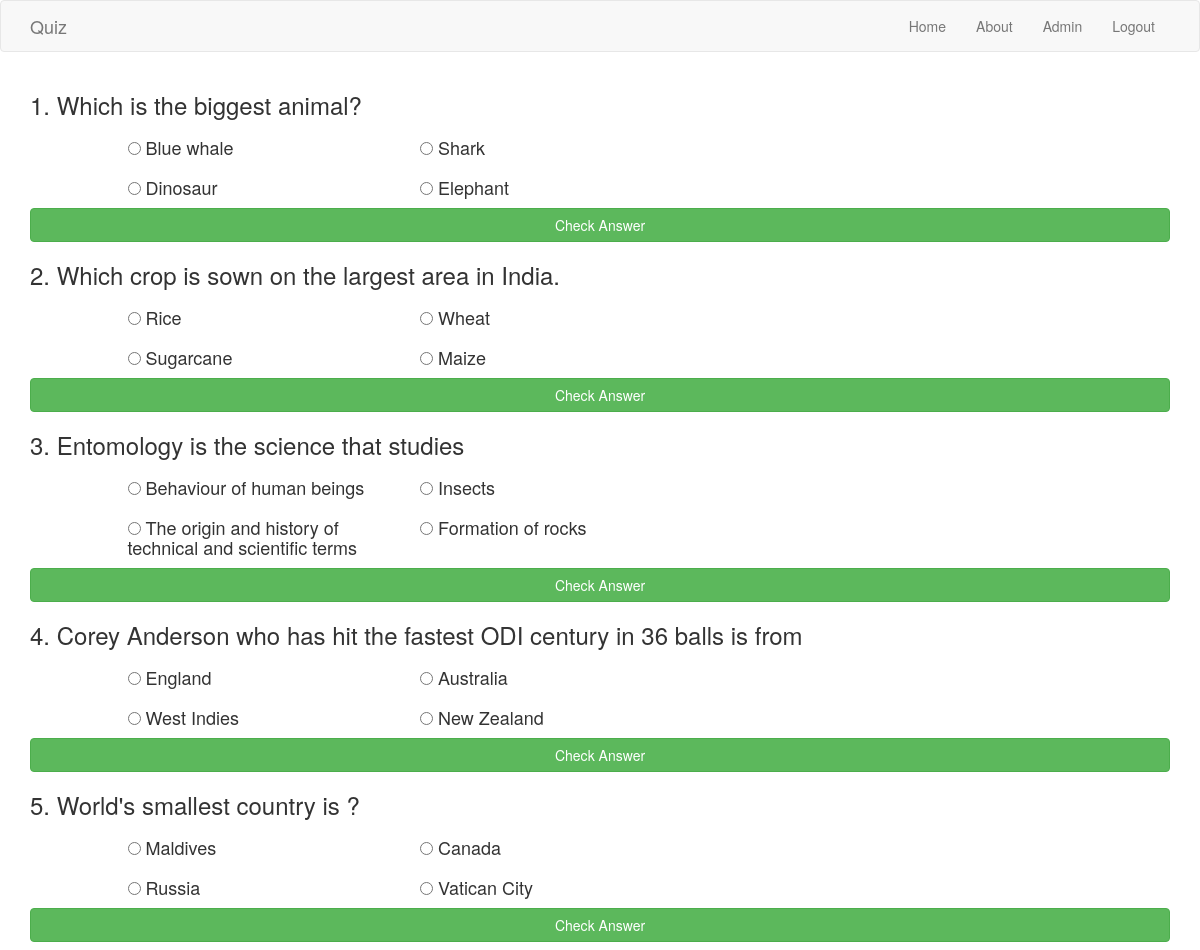
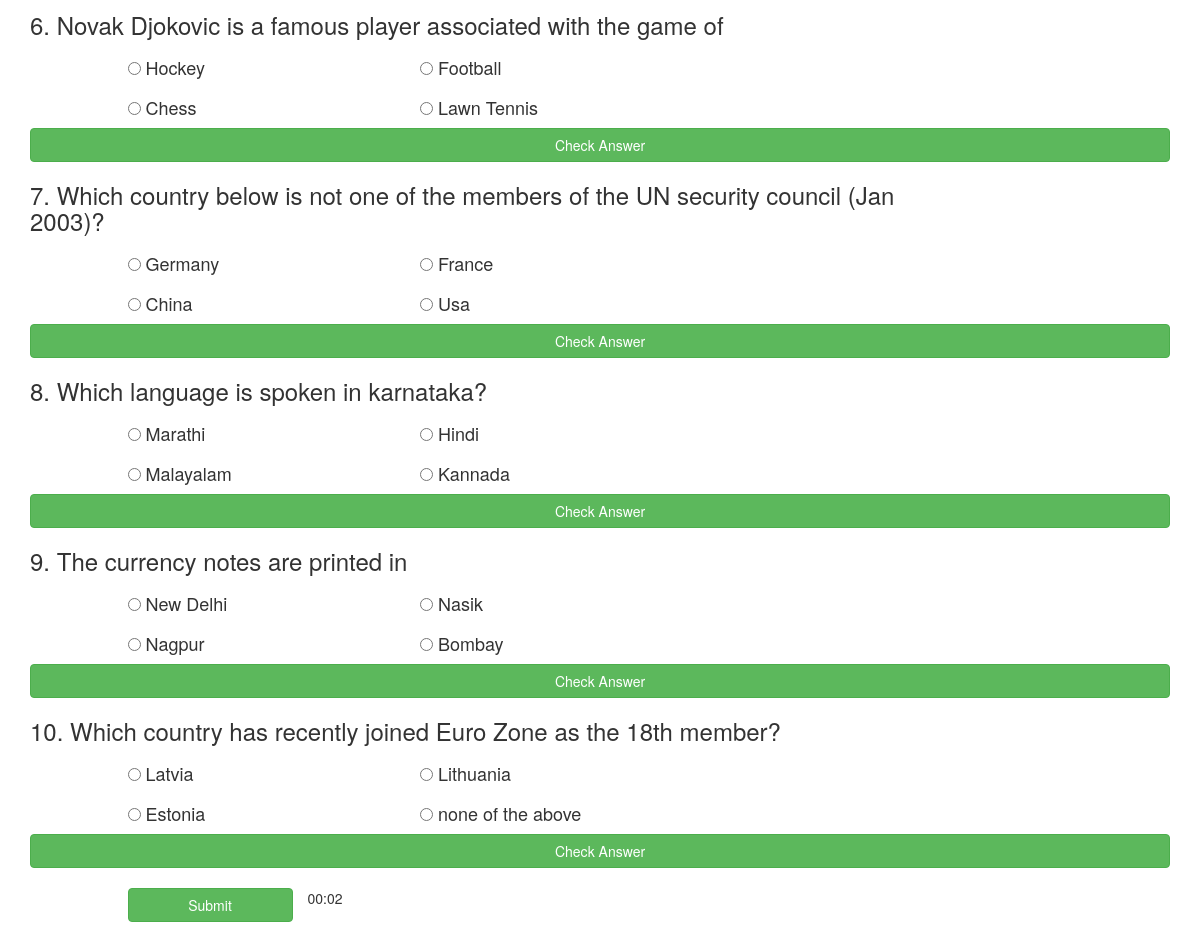
Screenshot of /quiz/4 (signed in) with the database file from the repository (2 pictures, top to bottom).
### quiz/models.py (models this page shows, shortened)
class Questions(models.Model):
    question = models.CharField(max_length = 250)
    optiona = models.CharField(max_length = 100)
    optionb = models.CharField(max_length = 100)
    optionc = models.CharField(max_length = 100)
    optiond = models.CharField(max_length = 100)
    answer = models.CharField(max_length = 100)
    catagory=models.ForeignKey(Catagory,on_delete=models.CASCADE)
    class Meta:
        ordering = ('-catagory',)

### quiz/views.py (the view)
# urls.py: url(r'^(?P<choice>[\w]+)', views.questions, name = 'questions'),
def questions(request , choice):
    print(choice)
    ques = Questions.objects.filter(catagory__exact = choice)
    return render(request,
        'quiz/questions.html',
        {'ques':ques})

### quiz/templates/quiz/questions.html (shortened to what this page needs)
{% extends "base.html" %}
{% block content%}
<form action="./quiz/questions" method="post">
  {% for que in ques %}
 <div class="row">
    <div class="col-md-10">
      <h3>{{ forloop.counter }}. {{ que.question }}</h3>
    </div>
  </div>
  <div class="row">
    <div class="col-md-1"></div>
    <div class="col-md-3">
      <h4>
      <input id="my{{forloop.counter}}1" type="radio" name="qn{{ que.id }}" value="{{ que.optiona }}">
      {{ que.optiona }}
    </h4>
    </div>
    <div class="col-md-3">
      <h4>
      <input id="my{{forloop.counter}}2" type="radio" name="qn{{ que.id }}" value="{{ que.optionb }}">
      {{ que.optionb }}
    </h4>
    </div>
  </div>
  <div class="row">
    <div class="col-md-1"></div>
    <div class="col-md-3">
      <h4>
      <input id="my{{forloop.counter}}3" type="radio" name="qn{{ que.id }}" value="{{ que.optionc }}">
      {{ que.optionc }}
    </h4>
    </div>
    <div class="col-md-3">
      <h4>
      <input id="my{{forloop.counter}}4" class="form_control" type="radio" name="qn{{ que.id }}" value="{{ que.optiond }}">
      {{ que.optiond }}
    </h4>
    </div>
  </div>
  <button type="button" id="sub{{forloop.counter}}" class="btn btn-block btn-success btn-md" onclick=MyAnswer({{forloop.counter}},qn{{que.id}}) >Check Answer</button>
  {% endfor %}
  <br>
    <div class="row">
      <div class="col-md-1">
       </div>
        <span id="minutes"></span>:<span id="seconds"></span>
          <div class="col-xs-2">
        <button type="button"  class="btn btn-block btn-success btn-md" onclick= mySubmit() > Submit </button>
    </div>
  </div>
</form>
{% endblock %}

### quiz/templates/base.html (shortened to what this page needs)
<!DOCTYPE html>
<html>
  <head>
    {% load static %}
    <link rel="stylesheet" href="{% static 'Bootstrap/css/bootstrap.min.css' %}">
    <link rel="stylesheet" href="{% static 'mystyle.css' %}">
  </head>
  <body>
    <nav class="navbar navbar-default">
     <div class="container">
       <div class="navbar-header">
         <a class="navbar-brand" href="/quiz">Quiz</a>
       </div>
       <div id="navbar" class="collapse navbar-collapse">
         <ul class="nav navbar-nav navbar-right">
           <li><a href="/quiz">Home</a></li>
           <li><a href="/quiz/about">About</a></li>
           {% if user.is_authenticated %}
             <li><a href="/account">{{user.username|title}}</a></li>
             <li><a href="/quiz/logout">Logout</a></li>
        {% else %}
        <li><a href="/quiz/register">Register</a></li>
        <li><a href="/quiz/login">Login</a></li>
        {% endif %}
         </ul>
       </div>
     </div>
   </nav>
   <div id="content" class = "container">
      {% block content %}
      {% endblock %}
    </div>
  </body>
</html>

### quiz/static/mystyle.css (style rules this page uses)
html { position: relative; min-height: 100%; }
body { margin-bottom: 50px; }
a { color: #000000; }

### rows the page displays
Questions: question "Which is the biggest animal?", optiona "Blue whale", optionb "Shark", optionc "Dinosaur", optiond "Elephant"
Questions: question "Which crop is sown on the largest area in India.", optiona "Rice", optionb "Wheat", optionc "Sugarcane", optiond "Maize"
Questions: question "Entomology is the science that studies", optiona "Behaviour of human beings", optionb "Insects", optionc "The origin and history of technical and scientific terms", optiond "Formation of rocks"
Questions: question "Corey Anderson who has hit the fastest ODI century in 36 balls is from", optiona "England", optionb "Australia", optionc "West Indies", optiond "New Zealand"
Questions: question "World's smallest country is ?", optiona "Maldives", optionb "Canada", optionc "Russia", optiond "Vatican City"
Questions: question "Novak Djokovic is a famous player associated with the game of", optiona "Hockey", optionb "Football", optionc "Chess", optiond "Lawn Tennis"
Questions: question "Which country below is not one of the members of the UN security council (Jan 2003)?", optiona "Germany", optionb "France", optionc "China", optiond "Usa"
Questions: question "Which language is spoken in karnataka?", optiona "Marathi", optionb "Hindi", optionc "Malayalam", optiond "Kannada"
Questions: question "The currency notes are printed in", optiona "New Delhi", optionb "Nasik", optionc "Nagpur", optiond "Bombay"
Questions: question "Which country has recently joined Euro Zone as the 18th member?", optiona "Latvia", optionb "Lithuania", optionc "Estonia", optiond "none of the above"

### other values shown
{{ user.username|title }} "Admin"
